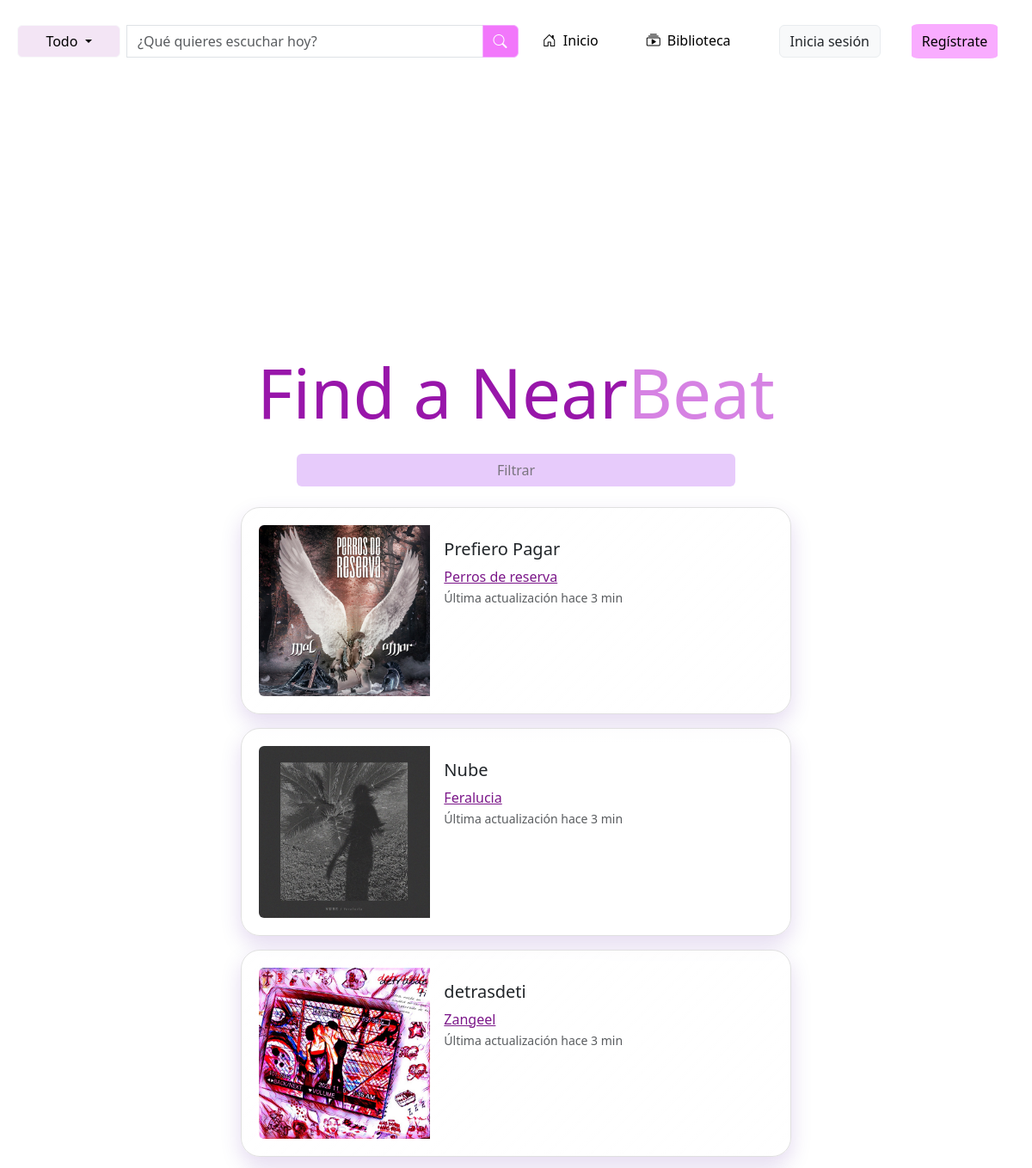
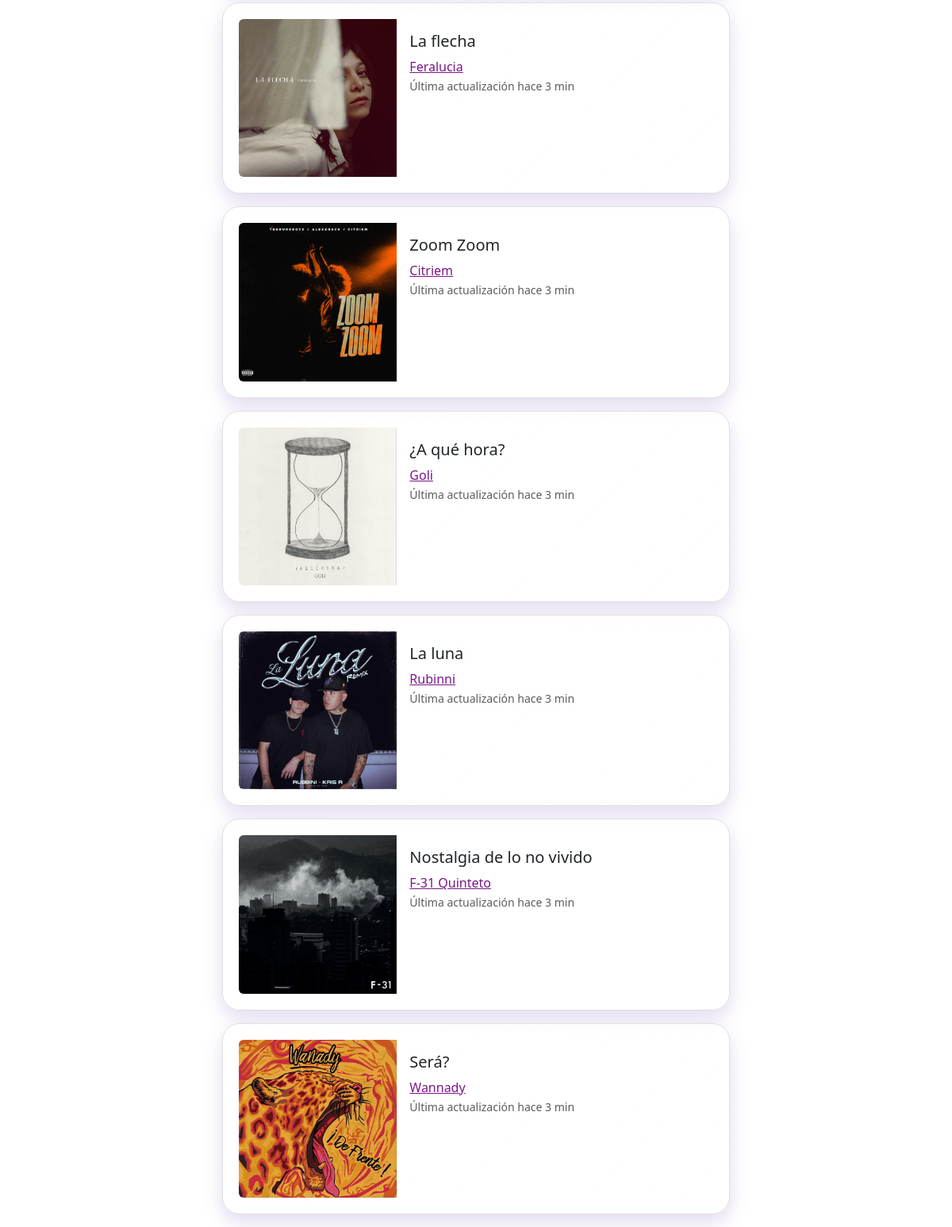
The app's page /filtrar/ with its own data (2 pictures, top to bottom).
### library/models.py (models this page shows, shortened)
class Song(models.Model):
    title = models.CharField(max_length=300)
    artist_name = models.CharField(max_length=100)
    genre = models.CharField(max_length=50)
    lyrics = models.TextField(blank=True)
    audio_file = models.FileField(upload_to="songs/audio/")
    cover_image = models.ImageField(
        upload_to="songs/covers/",
        blank=True,
        null=True
    )
    mood = models.CharField(
    max_length=50,
    choices= [
    ("feliz", "Feliz"),
    ("triste", "Triste"),
    ("romantico", "Romántico"),
    ("melancolico", "Melancólico"),
    ("nostalgico", "Nostálgico"),
    ("solitario", "Solitario"),
    ("ruptura", "Ruptura"),
    ],
    blank=True
)
    created_at = models.DateTimeField(auto_now_add=True)
    copyright = models.CharField(max_length=255, blank=True, null=True)

### main/views.py (the view)
# urls.py: path('filtrar/', mainViews.display_random_song, name='display_random_song'),
def display_random_song(request):
    emotion = request.GET.get("emotion")
    created_at = request.GET.get("created_at")
    genre = request.GET.get("genre")
    random_el = request.GET.get("random")
    usando_filtro = any([emotion, created_at, genre, random_el])
    songs = Song.objects.all()
    if(random_el):
        ids= list(Song.objects.values_list('id',flat=True))
        if len(ids) >= 2:
            random_ids =random.sample(ids,2)
            songs = Song.objects.filter(id__in=random_ids)
    else:
        if emotion:
            songs= songs.filter(mood__iexact=emotion)
        if created_at:
            songs = songs.filter(created_at=created_at)
        if genre:
            songs = songs.filter(genre__iexact=genre)
    return render(request, 'main/home.html', {'songs': songs, 'usando_filtro': usando_filtro})

### main/views.py (called while the page is built)
def suggested_songs_context(request):
    try:
        ids = list(Song.objects.values_list('id', flat=True))
        if not ids:
            return {'suggested_songs': []}
        sample_ids = random.sample(ids, min(3, len(ids)))
        qs = Song.objects.filter(id__in=sample_ids)
        result = []
        for s in qs:
            result.append({
                'id': s.id,
                'title': s.title,
                'artist': s.artist_name,
                'cover': s.cover_image.url if s.cover_image else None,
            })
        return {'suggested_songs': result}
    except Exception:
        return {'suggested_songs': []}

### main/templates/main/home.html (shortened to what this page needs)
{% extends 'main/base.html'%}
{% load static %}
{% block content %}
<div class="main-block">
  <div class="main-text">
    <div class="main-titles">
      <h1 class="parte1">Find a Near</h1>
      <h1 class="parte2">Beat</h1>
    </div>
  </div>
  <div class="canva-boton-filter">
    <div class="d-grid gap-2 col-6 mx-auto">
      <button class="btn btnm" type="button" data-bs-toggle="offcanvas"
      data-bs-target="#offcanvasExample" aria-controls="offcanvasExample">
        Filtrar
      </button>
    </div>
  </div>
  <div class="songs-block">
    {% for song in songs %}
    <div class="card mb-3 cardm">
      <div class="row g-0 rowm">
        <div class="col-md-4 col4m">
          <img src="{{ song.cover_image.url }}" class="img-fluid rounded-start img-fluidm" alt="{{ song.title }}">
        </div>
        <div class="col-md-8 col8m">
          <div class="card-body card-bodym">
            <h5 class="card-title card-titlem">{{ song.title }}</h5>
            <a class="card-text card-textm" href="{% url 'get_artist_dashboard' song.artist_name %}">{{ song.artist_name }}</a>
            <p class="card-text card-textm"><small class="text-body-secondary">Última actualización hace 3 min</small></p>
          </div>
        </div>
      </div>
    </div>
    {% endfor %}
  </div>
</div>
{% endblock %}

### main/templates/main/base.html (shortened to what this page needs)
{% load static %}
<!DOCTYPE html>
<html lang="es">
<head>
    <link href="https://cdn.jsdelivr.net/npm/bootstrap@5.3.7/dist/css/bootstrap.min.css" rel="stylesheet"/>
     <link href="https://cdn.jsdelivr.net/npm/bootstrap-icons@1.11.3/font/bootstrap-icons.css" rel="stylesheet"/>
    <link rel="stylesheet" href="{% static 'main/css/estilo.css' %}">
    <link rel="stylesheet" href="{% static 'artist/css/styleArtist.css' %}">
</head>
<body>
    {% include 'main/main_navbar.html' %}
    <main class="container mt-4">
        {% block content %}
        {% endblock %}
    </main>
</body>
</html>

### main/templates/main/main_navbar.html (shortened to what this page needs)
{% load static %}
<nav class="main-navbar d-flex justify-content-between align-items-center" style="padding-left: 20px;">
    {% if request.resolver_match.url_name != 'upload_songs' and request.resolver_match.url_name != 'login' and request.resolver_match.url_name != 'register' %}
    <form class="d-flex align-items-center w-50 form-search" method="GET" action="{% url 'buscar' %}">
    <div class="input-group position-relative">
            <div class="btn-group me-2">
                <button type="button" class="btn btn-light dropdown-toggle" data-bs-toggle="dropdown"
                    aria-expanded="false" id="dropdownFiltro" style="background-color: #f3e5f5; min-width: 120px;">
                    <span id="filtroSeleccionado">
                        {% if filterOption == "titulo" %}Título
                        {% elif filterOption == "artista" %}Artista
                        {% elif filterOption == "genero" %}Género
                        {% elif filterOption == "año_publicacion" %}Año de Publicación
                        {% elif filterOption == "emocion" %}Emoción
                        {% else %}Todo{% endif %}
                    </span>
                </button>
            </div>
            <input type="search" class="form-control" name="q" id="busqueda" placeholder="¿Qué quieres escuchar hoy?"
                value="{{ searchTerm }}" autocomplete="off">
            <button type="submit" class="btn btn-search" aria-label="Buscar">
                <i class="bi bi-search" aria-hidden="true"></i>
            </button>
        </div>
    </form>
    {% else %}
    <div class="w-40"></div>
    {% endif %}
     <ul class="nav justify-content-end nav-underline nav-underlinem align-items-center">
    <li class="nav-item nav-itemm nav-itemmHome">
        <a class="nav-link nav-linkm {% if request.resolver_match.url_name == 'home' %}active{% endif %}"
            aria-current="page" href="{% url 'home' %}">
            <i class="bi bi-house-door me-2"></i>Inicio
        </a>
    </li>
    {% if request.resolver_match.url_name != 'see_library' and request.resolver_match.url_name != 'favorites'  and request.resolver_match.url_name != 'upload_songs' and request.resolver_match.url_name != 'playlists' %}
    <li class="nav-item nav-itemm">
        <a class="nav-link nav-linkm {% if request.resolver_match.url_name == 'library' or request.resolver_match.url_name == 'upload_songs' or request.resolver_match.url_name == 'favorites' %}active{% endif %}"
            href="{% url 'see_library' %}">
            <i class="bi bi-collection-play me-2"></i>Biblioteca
        </a>
    </li>
    {% endif %}
        {% if user.is_authenticated %}
<li class="nav-item dropdown">
    <a class="nav-link d-flex align-items-center profile-toggle text-dark" href="#" id="userDropdown"
        role="button" data-bs-toggle="dropdown" aria-expanded="false" style="text-decoration: none;">
        <img src="{% static 'images/default_profile.jpeg' %}" alt="Foto de perfil"
            class="rounded-circle border border-2 border-primary"
            style="width: 34px; height: 34px; object-fit: cover;">
        <div class="d-none d-md-flex flex-column align-items-start ms-2">
            <span class="fw-semibold" style="line-height: 1.2;">{{ user.nombre }}</span>
        </div>
        <i class="bi bi-caret-down-fill ms-2 small"></i>
    </a>
    <ul class="dropdown-menu dropdown-menu-end shadow-lg border-0 rounded-4 p-3" aria-labelledby="userDropdown"
        style="min-width: 230px;">
        <li class="text-center mb-3">
            <img src="{% static 'images/default_profile.jpeg' %}"
                class="rounded-circle border border-3 border-primary mb-2" alt="Foto perfil grande"
                style="width: 65px; height: 65px; object-fit: cover;">
            <h6 class="fw-bold mb-1">{{ user.nombre }}</h6>
            <small class="text-muted">
                {% if user.is_superuser %}
                <i class="bi bi-star-fill"></i> Administrador
                {% elif user.rol == "Artista" %}
                <i class="bi bi-mic-fill"></i> Artista
                {% elif user.rol == "Oyente" %}
                <i class="bi bi-headphones"></i> Oyente
                {% else %}
                <i class="bi bi-person"></i> {{ user.rol }}
                {% endif %}
            </small>
        </li>
        <li>
            <hr class="dropdown-divider">
        </li>
        <li>
            {% if user.is_superuser or user.rol == "Artista" %}
            <a href="#" class="dropdown-item d-flex align-items-center"
                data-url="{% url 'get_artist_dashboard' request.user.nombre %}"
                onclick="event.preventDefault(); window.location.href=this.dataset.url;">
                <i class="bi bi-person-circle me-2 text-primary"></i> Mi perfil
            </a>
            {% endif %}
        </li>
        <li>
            <a href="#" class="dropdown-item d-flex align-items-center">
                <i class="bi bi-gear me-2 text-secondary"></i> Configuración
            </a>
        </li>
        <li>
            <hr class="dropdown-divider">
        </li>
        <li>
            <a href="#" class="dropdown-item d-flex align-items-center text-danger fw-medium"
                onclick="event.preventDefault(); document.getElementById('logout-form').submit();">
                <i class="bi bi-box-arrow-right me-2"></i> Cerrar sesión
            </a>
        </li>
    </ul>
</li>
        <form id="logout-form" method="POST" action="{% url 'logout' %}" style="display:none;">
            {% csrf_token %}
        </form>
        {% else %}
            <li class="nav-item nav-itemm">
              <a class="btn btn-light border border-light-subtle text-dark nav-linkm"
                href="{% url 'login' %}?next={% url request.resolver_match.url_name %}">
                    Inicia sesión
            </a>
            </li>
            <li class="nav-item nav-itemmSU">
                <a class="nav-link nav-linkm "
                href="{% url 'register' %}?next={% url request.resolver_match.url_name %}">
                    Regístrate
                </a>
            </li>
        {% endif %}
    </ul>
</nav>
{% if request.resolver_match.url_name != 'upload_songs' and request.resolver_match.url_name != 'login' and request.resolver_match.url_name != 'register' %}
{% if canciones %}
<div class="row mt-4 justify-content-center">
    {% if most_listened_artist != None %}
    <div class="col-auto d-flex flex-column align-items-center">
        <button type="button" class="btn btn_m_artist">Artista más
        escuchado de esta categoria</button>
        <div class="card mb-3" style="max-width: 540px;">
            <div class="row g-0">
                <div class="col-md-4">
                <img src="{{ artist_photo.url }}" class="img-fluid
                rounded-start" alt="Foto de perfil de artista">
                </div>
                <div class="col-md-8">
                    <div class="card-body">
                        <h5 class="card-title">{{most_listened_artist}}</h5>
                        <p class="card-text">Número de reproducciones: {{ cant_reproductions }}.</p>
                    </div>
                </div>
            </div>
        </div>
    </div>
    {% endif %}
    {% for song in canciones %}
    <div class="col-12 mb-4 d-flex justify-content-center">
        <div class="card shadow-sm w-75" style="min-height: 180px;">
            <div class="row g-0 align-items-center">
                <div class="col-auto">
                    {% if song.cover_image %}
                    <img src="{{ song.cover_image.url }}" alt="{{ song.title }}"
                        style="width: 180px; height: 120px; object-fit: cover; margin: 10px; border-radius: 10px;">
                    {% else %}
                    <img src="{% static 'images/sin_portada.png' %}" alt="Sin imagen"
                        style="width: 180px; height: 120px; object-fit: cover; margin: 10px; border-radius: 10px;">
                    {% endif %}
                </div>
                <div class="col ps-3">
                    <div class="card-body">
                        <h5 class="card-title mb-2">{{ song.title }}</h5>
                        <p class="card-text text-muted mb-2">{{ song.artist_name }}</p>
                        {% if song.audio_file %}
                        <audio controls controlslist="nodownload" oncontextmenu="return false;" style="width: 100%;">
                            <source src="{{ song.audio_file.url }}" type="audio/mpeg">
                            Tu navegador no soporta audio.
                        </audio>
                        {% else %}
                        <small class="text-muted">Audio no disponible</small>
                        {% endif %}
                    </div>
                </div>
            </div>
        </div>
    </div>
    {% endfor %}
</div>
{% else %}
<br>
{% endif %}
{% endif %}

### main/static/main/css/estilo.css (style rules this page uses)
.main-navbar { height: 12vh; padding: 20px 15px; }
.nav-linkm { color: black; font-size:medium; }
.nav-itemm { margin-left: 20px; margin-right: 20px; }
.main-navbar .nav-itemmSU { background-color: rgb(249,172,255); height: 44px; width: 100px; border-radius: 9%; margin-right: 25px; }
.main-navbar .nav-itemmSU .nav-linkm { color:#7b1789; text-align: center; }
.main-navbar .nav-itemmSU { background-color: rgb(249,172,255); height: 40px; width: 100px; border-radius: 9%; margin-right: 25px; transition: background-color 0.3s ease; }
.main-navbar .nav-itemmSU a.nav-link.nav-linkm, .main-navbar .nav-itemmSU a.nav-link.nav-linkm:hover, .main-navbar .nav-itemmSU a.nav-link.nav-linkm:focus, .main-navbar .nav-itemmSU a.nav-link.nav-linkm:active { text-decoration: none !important; border-bottom: none !important; box-shadow: none !important; }
.btn-search { background-color: rgb(242, 119, 251); border-color: #F3ACFF; color: #fff; transition: background-color 0.3s ease, box-shadow 0.3s ease; }
.form-control { transition: box-shadow 0.3s ease, border-color 0.3s ease; }
.main-navbar .nav-itemmSU .nav-linkm { color: black; text-align: center; }
.main-text { height: 45vh; display: flex; flex-direction: column; justify-content: flex-end; align-items: center; }
.main-titles { display: flex; }
.main-titles h1 { font-size: 10vh; margin: 0; }
.parte1 { color: rgb(152, 22, 170); }
.parte2 { color: rgb(214,130,227); }
.btnm { background-color: #E7CBFB; margin: 3vh; color: rgb(121,116,126); }
.songs-block { display: flex; flex-direction: column; justify-content: center; align-items: center; }
.cardm { width: 80vh; }
.card-bodym .card-textm { color: #7b1789; }

### artist/static/artist/css/styleArtist.css (style rules this page uses)
.card { border-radius: var(--radius-2xl, 22px); padding: 20px; border: 1px solid var(--glass-border, #e0e0e0); background: linear-gradient(135deg, rgba(255,255,255,.85), rgba(255,255,255,.65)); box-shadow: var(--shadow, 0 10px 25px rgba(72, 0, 153, 0.15)); }

### records on screen
Song: cover_image (picture), title "Prefiero Pagar", artist_name "Perros de reserva"
Song: cover_image (picture), title "Nube", artist_name "Feralucia"
Song: cover_image (picture), title "detrasdeti", artist_name "Zangeel"
Song: cover_image (picture), title "La flecha", artist_name "Feralucia"
Song: cover_image (picture), title "Zoom Zoom", artist_name "Citriem"
Song: cover_image (picture), title "¿A qué hora?", artist_name "Goli"
Song: cover_image (picture), title "La luna", artist_name "Rubinni"
Song: cover_image (picture), title "Nostalgia de lo no vivido", artist_name "F-31 Quinteto"
Song: cover_image (picture), title "Será?", artist_name "Wannady"
